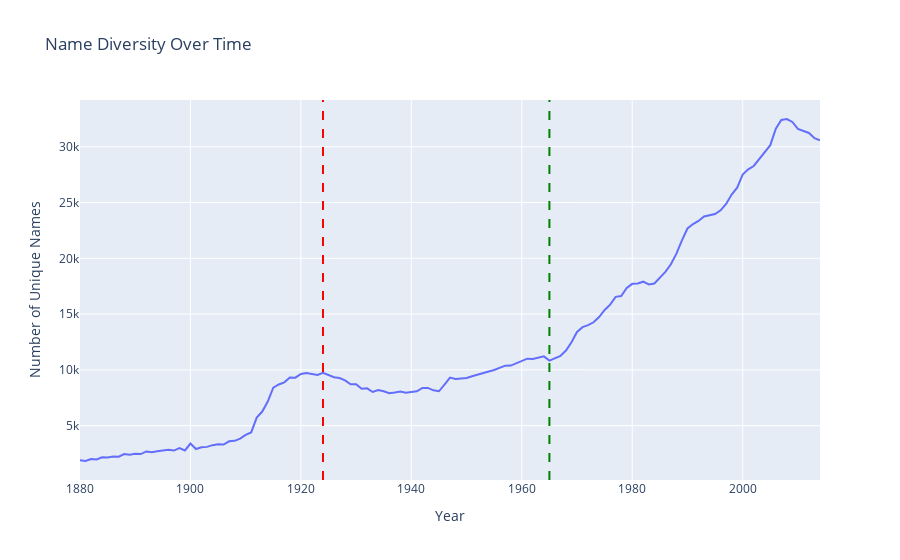

Notebook source saved alongside this figure:
### Markdown cell above
## 5. Name Diversity Over Time

### Code cell
# Number of unique names per year
unique_names_by_year = df.groupby('Year')['Name'].nunique().reset_index()
unique_names_by_year.columns = ['Year', 'Unique_Names']

fig = px.line(unique_names_by_year, x='Year', y='Unique_Names',
              title='Name Diversity Over Time',
              labels={'Unique_Names': 'Number of Unique Names'})

fig.add_vline(x=1924, line_dash="dash", line_color="red")
fig.add_vline(x=1965, line_dash="dash", line_color="green")

fig.show()

### Figure 1 — Plotly figure (JSON) as saved in the notebook; plotly's stock layout.template omitted (floating-point values rounded to 4 significant figures; data arrays with more than 128 entries replaced by an {"elided": "..."} marker saying what was removed)
{"data": [{"hovertemplate": "Year=%{x}<br>Number of Unique Names=%{y}<extra></extra>", "legendgroup": "", "line": {"color": "#636efa", "dash": "solid"}, "marker": {"symbol": "circle"}, "mode": "lines", "name": "", "orientation": "v", "showlegend": false, "type": "scatter", "x": {"elided": "135 int values"}, "xaxis": "x", "y": {"elided": "135 int values"}, "yaxis": "y"}], "layout": {"legend": {"tracegroupgap": 0}, "shapes": [{"line": {"color": "red", "dash": "dash"}, "type": "line", "x0": 1924, "x1": 1924, "xref": "x", "y0": 0, "y1": 1, "yref": "y domain"}, {"line": {"color": "green", "dash": "dash"}, "type": "line", "x0": 1965, "x1": 1965, "xref": "x", "y0": 0, "y1": 1, "yref": "y domain"}], "title": {"text": "Name Diversity Over Time"}, "xaxis": {"anchor": "y", "domain": [0, 1], "title": {"text": "Year"}}, "yaxis": {"anchor": "x", "domain": [0, 1], "title": {"text": "Number of Unique Names"}}}}
